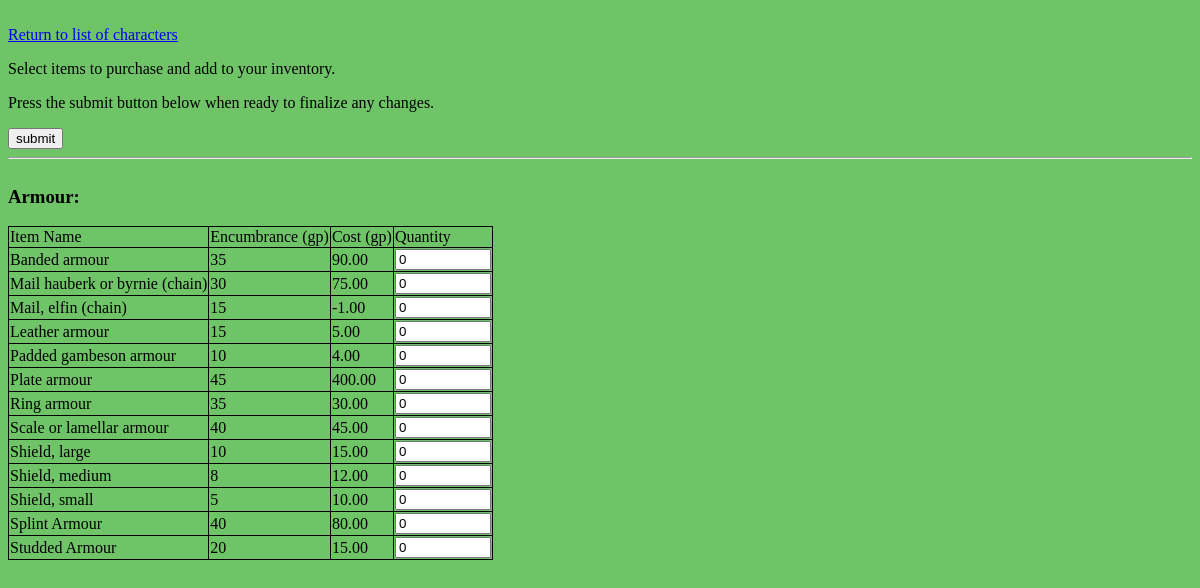
The app's page /osric_character_tools/selectequipment.php with its own data.
### tables this page shows
CREATE TABLE IF NOT EXISTS `items` (
  `ItemName` varchar(64) DEFAULT NULL,
  `ItemEncumbrance` float NOT NULL,
  `ItemCost` decimal(10,2) NOT NULL,
  `ItemId` bigint(20) unsigned NOT NULL AUTO_INCREMENT,
  `ItemType` int(11) NOT NULL,
  UNIQUE KEY `ItemId` (`ItemId`)
);

### osric_character_tools/inc/OsricDb.php (called while the page is built, shortened)
<?php
class OsricDb
{
	protected $cxn;
	public function doInit($aHost,$aUser,$aPasswd)
	{
		$aDbname = "osric_db";
		$this->cxn = mysqli_connect($aHost,$aUser,$aPasswd,$aDbname) or die("Couldn't connect to server");
	}
	public function getItemsByItemType($itemType)
	{
		$query = sprintf("SELECT * FROM items WHERE ItemType = '%s'",$itemType);
		$result = mysqli_query($this->cxn,$query) or die("Couldn't execute query: ".$query);
		for($result_set = array();$row = mysqli_fetch_assoc($result);$result_set[]=$row);
		return $result_set;
	}
}
?>

### osric_character_tools/inc/OsricHtmlHelper.php (the view, shortened to what this page needs)
<?php
class OsricHtmlHelper
{
	public static function makeHtmlTableItemsToPurchase($items, $tableId, $offset)
	{
		$num_rows = count($items);
		echo "<table id='{$tableId}'>\n";
		echo "<tr><td>Item Name</td><td>Encumbrance (gp)</td><td>Cost (gp)</td><td>Quantity</td></tr>\n";
		for($i=0;$i<$num_rows;$i++)
		{
			$row = $items[$i];
			$index = $offset + $i;
			echo "<tr>";
			echo "<td>{$row['ItemName']}</td>";
			echo "<td>{$row['ItemEncumbrance']}</td>";
			echo "<td>{$row['ItemCost']}</td>";
			echo "<td><input type='number' min='0' max='9999999' name='item[{$index}][quantity]' value='0'></input></td>";
			echo "</tr>\n";
		}
		echo "</table>\n";
	}
}
?>

### osric_character_tools/css/class.css (style rules this page uses)
body { background-color: #6FC468; }
table { border: 1px solid black; border-collapse: collapse; }
td { border-right: 1px solid black; border-bottom: 1px solid black; }

### records on screen
items: ItemName "Banded armour", ItemEncumbrance "35", ItemCost "90.00", value "0"
items: ItemName "Mail hauberk or byrnie (chain)", ItemEncumbrance "30", ItemCost "75.00"
items: ItemName "Mail, elfin (chain)", ItemEncumbrance "15", ItemCost "-1.00"
items: ItemName "Leather armour", ItemEncumbrance "15", ItemCost "5.00"
items: ItemName "Padded gambeson armour", ItemEncumbrance "10", ItemCost "4.00"
items: ItemName "Plate armour", ItemEncumbrance "45", ItemCost "400.00"
items: ItemName "Ring armour", ItemEncumbrance "35", ItemCost "30.00"
items: ItemName "Scale or lamellar armour", ItemEncumbrance "40", ItemCost "45.00"
items: ItemName "Shield, large", ItemEncumbrance "10", ItemCost "15.00"
items: ItemName "Shield, medium", ItemEncumbrance "8", ItemCost "12.00"
items: ItemName "Shield, small", ItemEncumbrance "5", ItemCost "10.00"
items: ItemName "Splint Armour", ItemEncumbrance "40", ItemCost "80.00"
items: ItemName "Studded Armour", ItemEncumbrance "20", ItemCost "15.00"
